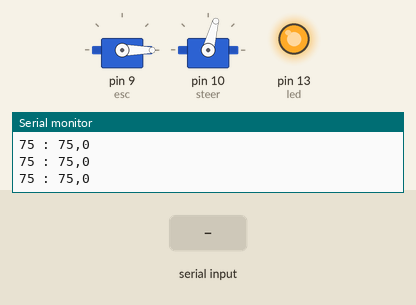
Bench run of a sketch on a simulated Arduino Mega 2560, built with avr-gcc and run on an emulated ATmega2560. Shown: 2 × servo, output pins drawn as LEDs (lit = HIGH), the last lines printed to the serial monitor. The inputs (shaded band) are chosen by the test bench.

Above: at 1.2 s.
1.3 s: "1:90:45\n" received over Serial
At 1.9 s:
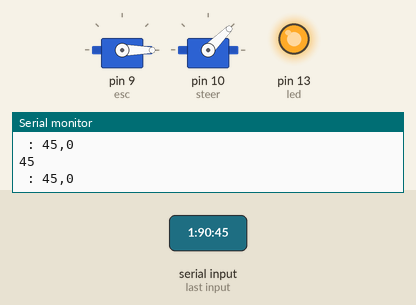
2.9 s: "30:150\n" received over Serial
At 4.2 s:
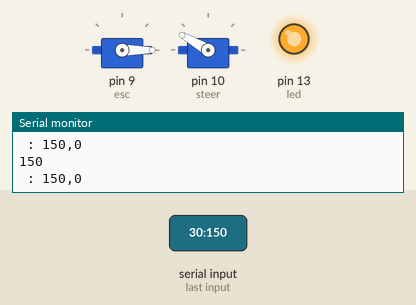
4.5 s: "200\n" received over Serial
At 5.2 s:
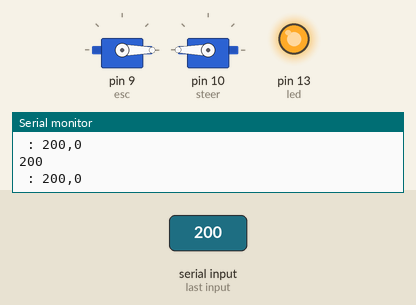
6.0 s: "1\n" received over Serial
At 7.2 s:
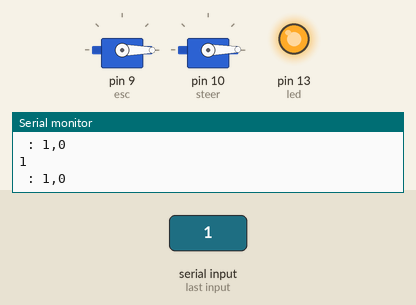
7.5 s: "90:45\n" received over Serial
At 7.57 s:
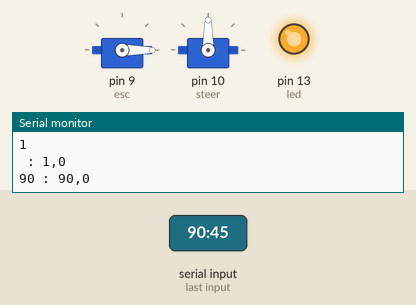
Timing chart, 0 to 10.1 s (numbered marks = the images above; inputs shaded):
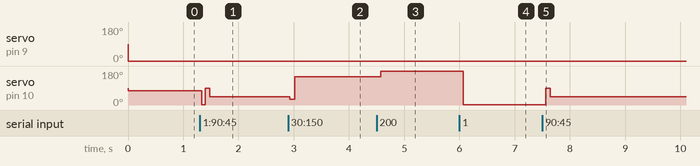

Measured:
- after the input at 1.3 s, servo on pin 10 (steer): 75° → 1° at once, → 90° 0.07 s later, → 45° 0.08 s later
- after the input at 2.9 s, servo on pin 10 (steer): 45° → 30° at once, → 150° 0.09 s later
- after the input at 4.5 s, servo on pin 10 (steer): 150° → 180° after 0.08 s
- after the input at 6.0 s, servo on pin 10 (steer): 180° → 1° after 0.07 s
- after the input at 7.5 s, servo on pin 10 (steer): 1° → 90° after 0.06 s, → 45° 0.08 s later

The sketch:

jetson_esc_new.ino
```cpp
#include <Servo.h>

#define MAX_SIGNAL 2000
#define MIN_SIGNAL 1000
#define MOTOR_PIN 9
#define led 13

// ----- Ananlog Pins ----- //
const int sector1 = A1, sector2 = A2, sector3 = A3, sector4 = A4, sector5 = A5;
#define Tstop A9

//#define Tforward A10//was going the wrong way
//#define Treverse A11//
int Tforward= A10;
int Treverse =A11;

int Tsoftleft= A12;
int Tsoftright =A13;
int Thardleft =A14;
int Thardright= A15;
String string1, string2;
char command;
int speed1 = 1500, angle = 75, flag1 = 0, throttle = 1500, turnduration = 150, pole = 5; // turn duration (delay in milliseconds)
const int sonarLtrig = 35, sonarLecho = 37;
const int sonarRtrig = 45, sonarRecho = 47;
//int ForwardFlag = 1;
int ManualMode = 1;
int STOPFLAG = 0;
int BURST = 0;

Servo esc;
Servo steer;

void setup()
{
  esc.attach(9);                  // motor pwm control
  steer.attach(10);               // steering
  delay(1);
  steer.write(angle);             // centre at start


  Serial1.begin(9600);            // bluetooth initialise

  pinMode( 19, INPUT_PULLUP );    // fix Serial1
  pinMode(led, OUTPUT);           // onboard LED
  //  pinMode(pole, INPUT);           // onboard LED

  digitalWrite(led, HIGH);         // LED off

  //  digitalWrite(pole, HIGH);

  //  while (digitalRead(led) == 0) { // wait until LED turns on via Bluetooth
  //    Bluetooth();
  //    delay(50);
  //  }
  string1 = "75";                  // empty the bluetooth command
  Serial.begin(9600);             // the usb serial connection
  Serial.print("Program Start\n");
}

void loop()
{
  //processSerialInput(Serial1);
  //processSerialInput(Serial);
  //Bluetooth();

  UsbSerial();
  //string1 = "75";

  if (STOPFLAG==1){
    ebrake();
  }
  else{
    if (ManualMode==0){
      //checkcommand();  // no longer using gpio for communication.
    }
    if (digitalRead(led) == 1) {
      //checkcommand();
      throttle = speed1;
      //angle=100;
      //Serial.println(angle);
      steer.write(angle);
      esc.writeMicroseconds(throttle);
      delay(50);
      steer.write(angle);
      if (flag1 == 1) {             // if turned, centre the steering
        angle = 75;
        flag1 = 0;
        delay(turnduration);        // duration of turn
      }
      if (BURST == 1){
        delay(250); //stop and go mode
        ebrake();   //
        delay(50);  //
      }
    }
    if (digitalRead(led) == 0) {
      ebrake();
      speed1 = 1500;
      //checkcommand();

      //digitalWrite(led, HIGH);         // LED off
  }
  //  while (digitalRead(pole) == 0) {
  //    ebrake();
  //  }

  //Serial.begin(9600);
  //Serial.println(speed1);
  }
}
void UsbSerial() {
  if (Serial.available() > 0)  {
    string1 = "";
  }
  while (Serial.available() > 0)  {
    command = ((byte)Serial.read());
    if (command == ':')  {
      break;
    }
    else {
      string1 += command;
    }
    delay(10);
  }
  if(string1.length() > 0){
    int commaIndex = string1.indexOf(",");
    String firstValue = string1.substring(0, commaIndex);
    int r = firstValue.toInt();
    String secondValue = "0";
    if(commaIndex > 0){
      secondValue = string1.substring(commaIndex+1); // To the end of the string
    }
    int g = secondValue.toInt();
    String outStr;
    outStr += string1 +" : "+ r + ","+g;
    Serial.println(outStr);
    //Serial.print(string1);
    //Serial.print(" : ");
    //Serial.print(r);
    //Serial.print(',');
    //Serial.println(100);//
    angle = r;
    speed1 = g;
  }
}

void ebrake() {
  if (speed1 > 1500) {
    speed1 = 1500;
    esc.writeMicroseconds(1500);
    delay(10);
    esc.writeMicroseconds(1300);
    delay(50);
    esc.writeMicroseconds(1500);
    delay(10);
    esc.writeMicroseconds(1300);
    delay(50);
  }
  if (speed1 < 1500) {
    speed1 = 1500;
    esc.writeMicroseconds(1500);
    delay(50);
    esc.writeMicroseconds(1600);
    delay(50);
    esc.writeMicroseconds(1500);
    delay(50);
  }
}
```
